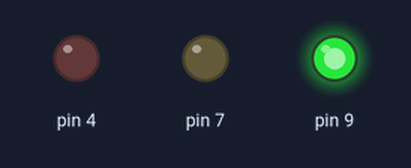
The sketch below on a simulated Arduino Uno, built with avr-gcc and run on an emulated ATmega328P. Parts: output pins drawn as LEDs (lit = HIGH).

Above: at 2.5 s.
At 5.5 s:
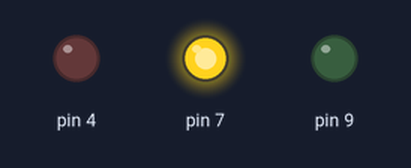
At 8.5 s:
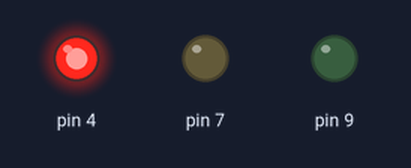
Timing chart, 0 to 14.3 s (numbered marks = the images above):
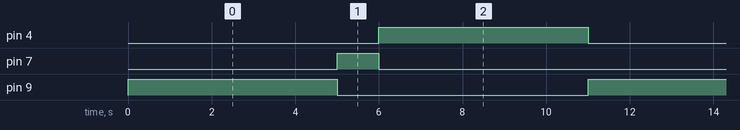

The sketch:

sketch.ino
```cpp
void setup() {
  // put your setup code here, to run once:
  pinMode(4, OUTPUT);
  pinMode(7, OUTPUT);
  pinMode(9, OUTPUT);

}

void loop() {
  // put your main code here, to run repeatedly:
  digitalWrite(9, HIGH);
  delay(5000);
  digitalWrite(9, LOW);
  digitalWrite(7, HIGH);
  delay(1000);
  digitalWrite(7, LOW);
  digitalWrite(4, HIGH);
  delay(5000);
  digitalWrite(4, LOW);
}
```

Measured:
- by itself, pin 4, pin 9: alternates HIGH for 5.0 s and LOW for 6.0 s
- by itself, pin 7: alternates HIGH for 1.0 s and LOW for 10.0 s
- by itself, everything shown: repeats every 11.0 s, in 4 steps
